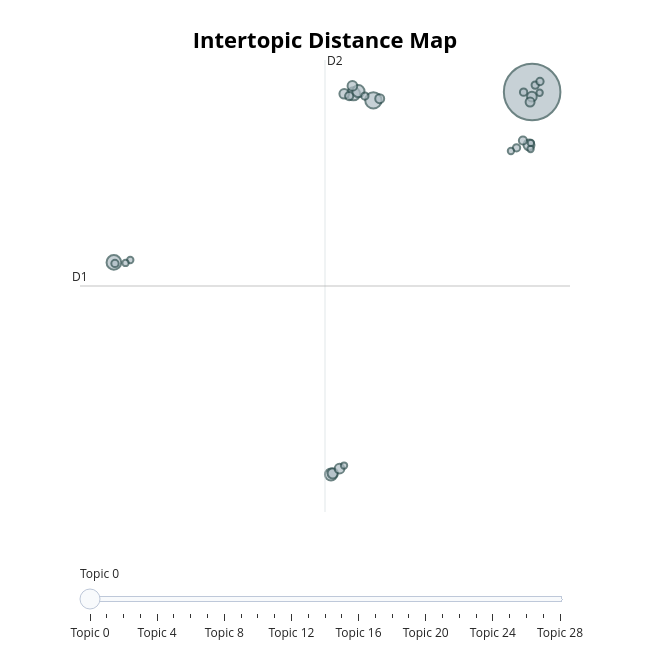

Notebook code for this chart:
### Code cell
topic_model.visualize_topics()

### Figure 1 — Plotly figure (JSON) as saved in the notebook; plotly's stock layout.template omitted (floating-point values rounded to 4 significant figures)
{"data": [{"customdata": [[0, "3d | graphs | 2d | experiment | charts", 239], [1, "experiment | results | purpose | know | purpose experiment", 20], [2, "bars | experiment | heights | clearer | questions experimenter", 16], [3, "experiment | understand | better understand | helped | components", 13], [4, "app | bar sizes | shiny | sizes | randomly assigned", 11], [5, "experiment | abstract | study | process | insight", 11], [6, "study | estimate | comparing | goal study | goal", 9], [7, "sense | step | makes | makes sense | abstract", 8], [8, "visually impaired | impaired | visually | graphics visually | graphics", 7], [9, "specific | structure | specific criteria | broader | criteria", 7], [10, "detailed | exactly | important | read | design", 7], [11, "partipants | abstract explained | graphs | abstract | experiment", 7], [12, "impaired | visually impaired | visually | visual perception | investigating", 6], [13, "abstract | charts | printed | 3d | 3d printed", 6], [14, "ratios | simulate | size lines | numbers like | used numbers", 5], [15, "experimenter | did finish | didn participate | confused participating | accomplish study", 5], [16, "rendered 2d | model | printed model | rendered | 3d", 4], [17, "accuracy log | controlled whatnot | abstract known | depth perceptions | marked questions", 4], [18, "experiment confused | experiment | confused | thought | answer", 4], [19, "cleveland mcgill | mcgill | cleveland | reasoning | bars", 4], [20, "models | 2d | 2d models | 3d 2d | estimates", 4], [21, "like experiment | experiment | department | changed | learning", 4], [22, "models | significant | components clearer | clearer participant | 3d models", 3], [23, "confused | alternating experiment | averages method | averages | average outcomes", 3], [24, "blocks | blocks reading | options | block | abstract unclear", 3], [25, "research study | larger sample | study | stats | larger", 3], [26, "study | data | reason | better | best learned", 3], [27, "components | little | components clearer | component | believed components", 3], [28, "determine | certain height | clear meaning | abstract talking | 3d helped", 3]], "hovertemplate": "<b>Topic %{customdata[0]}</b><br>%{customdata[1]}<br>Size: %{customdata[2]}", "legendgroup": "", "marker": {"color": "#B0BEC5", "line": {"color": "DarkSlateGrey", "width": 2}, "size": [239, 20, 16, 13, 11, 11, 9, 8, 7, 7, 7, 7, 6, 6, 5, 5, 4, 4, 4, 4, 4, 4, 3, 3, 3, 3, 3, 3, 3], "sizemode": "area", "sizeref": 0.1494, "symbol": "circle"}, "mode": "markers", "name": "", "orientation": "v", "showlegend": false, "type": "scatter", "x": [8.885, 1.553, -10.43, 0.6332, -0.4034, 0.8617, 8.74, -0.3223, 8.874, 0.5847, 0.2079, -0.00928, 1.846, 8.789, 8.461, 0.434, 9.027, 8.49, 1.16, -10.38, 9.246, 8.165, 8.813, 7.906, -9.673, 8.827, 0.1985, 9.231, -9.892], "xaxis": "x", "y": [8.89, 8.33, -2.514, 8.769, -16.71, 8.944, 5.346, -16.63, 8.574, 9.294, 8.769, -16.31, 8.44, 8.216, 5.643, 8.612, 9.35, 8.876, 8.615, -2.584, 9.59, 5.153, 5.075, 4.937, -2.353, 5.479, -16.11, 8.836, -2.549], "yaxis": "y"}], "layout": {"annotations": [{"showarrow": false, "text": "D1", "x": -11.99, "y": -4.093, "yshift": 10}, {"showarrow": false, "text": "D2", "x": -0.6809, "xshift": 10, "y": 11.03}], "height": 650, "hoverlabel": {"bgcolor": "white", "font": {"family": "Rockwell", "size": 16}}, "legend": {"itemsizing": "constant", "tracegroupgap": 0}, "margin": {"t": 60}, "shapes": [{"line": {"color": "#CFD8DC", "width": 2}, "type": "line", "x0": -0.6809, "x1": -0.6809, "y0": -19.21, "y1": 11.03}, {"line": {"color": "#9E9E9E", "width": 2}, "type": "line", "x0": -11.99, "x1": 10.63, "y0": -4.093, "y1": -4.093}], "sliders": [{"active": 0, "pad": {"t": 50}, "steps": [{"args": [{"marker.color": [["red", "#B0BEC5", "#B0BEC5", "#B0BEC5", "#B0BEC5", "#B0BEC5", "#B0BEC5", "#B0BEC5", "#B0BEC5", "#B0BEC5", "#B0BEC5", "#B0BEC5", "#B0BEC5", "#B0BEC5", "#B0BEC5", "#B0BEC5", "#B0BEC5", "#B0BEC5", "#B0BEC5", "#B0BEC5", "#B0BEC5", "#B0BEC5", "#B0BEC5", "#B0BEC5", "#B0BEC5", "#B0BEC5", "#B0BEC5", "#B0BEC5", "#B0BEC5"]]}], "label": "Topic 0", "method": "update"}, {"args": [{"marker.color": [["#B0BEC5", "red", "#B0BEC5", "#B0BEC5", "#B0BEC5", "#B0BEC5", "#B0BEC5", "#B0BEC5", "#B0BEC5", "#B0BEC5", "#B0BEC5", "#B0BEC5", "#B0BEC5", "#B0BEC5", "#B0BEC5", "#B0BEC5", "#B0BEC5", "#B0BEC5", "#B0BEC5", "#B0BEC5", "#B0BEC5", "#B0BEC5", "#B0BEC5", "#B0BEC5", "#B0BEC5", "#B0BEC5", "#B0BEC5", "#B0BEC5", "#B0BEC5"]]}], "label": "Topic 1", "method": "update"}, {"args": [{"marker.color": [["#B0BEC5", "#B0BEC5", "red", "#B0BEC5", "#B0BEC5", "#B0BEC5", "#B0BEC5", "#B0BEC5", "#B0BEC5", "#B0BEC5", "#B0BEC5", "#B0BEC5", "#B0BEC5", "#B0BEC5", "#B0BEC5", "#B0BEC5", "#B0BEC5", "#B0BEC5", "#B0BEC5", "#B0BEC5", "#B0BEC5", "#B0BEC5", "#B0BEC5", "#B0BEC5", "#B0BEC5", "#B0BEC5", "#B0BEC5", "#B0BEC5", "#B0BEC5"]]}], "label": "Topic 2", "method": "update"}, {"args": [{"marker.color": [["#B0BEC5", "#B0BEC5", "#B0BEC5", "red", "#B0BEC5", "#B0BEC5", "#B0BEC5", "#B0BEC5", "#B0BEC5", "#B0BEC5", "#B0BEC5", "#B0BEC5", "#B0BEC5", "#B0BEC5", "#B0BEC5", "#B0BEC5", "#B0BEC5", "#B0BEC5", "#B0BEC5", "#B0BEC5", "#B0BEC5", "#B0BEC5", "#B0BEC5", "#B0BEC5", "#B0BEC5", "#B0BEC5", "#B0BEC5", "#B0BEC5", "#B0BEC5"]]}], "label": "Topic 3", "method": "update"}, {"args": [{"marker.color": [["#B0BEC5", "#B0BEC5", "#B0BEC5", "#B0BEC5", "red", "#B0BEC5", "#B0BEC5", "#B0BEC5", "#B0BEC5", "#B0BEC5", "#B0BEC5", "#B0BEC5", "#B0BEC5", "#B0BEC5", "#B0BEC5", "#B0BEC5", "#B0BEC5", "#B0BEC5", "#B0BEC5", "#B0BEC5", "#B0BEC5", "#B0BEC5", "#B0BEC5", "#B0BEC5", "#B0BEC5", "#B0BEC5", "#B0BEC5", "#B0BEC5", "#B0BEC5"]]}], "label": "Topic 4", "method": "update"}, {"args": [{"marker.color": [["#B0BEC5", "#B0BEC5", "#B0BEC5", "#B0BEC5", "#B0BEC5", "red", "#B0BEC5", "#B0BEC5", "#B0BEC5", "#B0BEC5", "#B0BEC5", "#B0BEC5", "#B0BEC5", "#B0BEC5", "#B0BEC5", "#B0BEC5", "#B0BEC5", "#B0BEC5", "#B0BEC5", "#B0BEC5", "#B0BEC5", "#B0BEC5", "#B0BEC5", "#B0BEC5", "#B0BEC5", "#B0BEC5", "#B0BEC5", "#B0BEC5", "#B0BEC5"]]}], "label": "Topic 5", "method": "update"}, {"args": [{"marker.color": [["#B0BEC5", "#B0BEC5", "#B0BEC5", "#B0BEC5", "#B0BEC5", "#B0BEC5", "red", "#B0BEC5", "#B0BEC5", "#B0BEC5", "#B0BEC5", "#B0BEC5", "#B0BEC5", "#B0BEC5", "#B0BEC5", "#B0BEC5", "#B0BEC5", "#B0BEC5", "#B0BEC5", "#B0BEC5", "#B0BEC5", "#B0BEC5", "#B0BEC5", "#B0BEC5", "#B0BEC5", "#B0BEC5", "#B0BEC5", "#B0BEC5", "#B0BEC5"]]}], "label": "Topic 6", "method": "update"}, {"args": [{"marker.color": [["#B0BEC5", "#B0BEC5", "#B0BEC5", "#B0BEC5", "#B0BEC5", "#B0BEC5", "#B0BEC5", "red", "#B0BEC5", "#B0BEC5", "#B0BEC5", "#B0BEC5", "#B0BEC5", "#B0BEC5", "#B0BEC5", "#B0BEC5", "#B0BEC5", "#B0BEC5", "#B0BEC5", "#B0BEC5", "#B0BEC5", "#B0BEC5", "#B0BEC5", "#B0BEC5", "#B0BEC5", "#B0BEC5", "#B0BEC5", "#B0BEC5", "#B0BEC5"]]}], "label": "Topic 7", "method": "update"}, {"args": [{"marker.color": [["#B0BEC5", "#B0BEC5", "#B0BEC5", "#B0BEC5", "#B0BEC5", "#B0BEC5", "#B0BEC5", "#B0BEC5", "red", "#B0BEC5", "#B0BEC5", "#B0BEC5", "#B0BEC5", "#B0BEC5", "#B0BEC5", "#B0BEC5", "#B0BEC5", "#B0BEC5", "#B0BEC5", "#B0BEC5", "#B0BEC5", "#B0BEC5", "#B0BEC5", "#B0BEC5", "#B0BEC5", "#B0BEC5", "#B0BEC5", "#B0BEC5", "#B0BEC5"]]}], "label": "Topic 8", "method": "update"}, {"args": [{"marker.color": [["#B0BEC5", "#B0BEC5", "#B0BEC5", "#B0BEC5", "#B0BEC5", "#B0BEC5", "#B0BEC5", "#B0BEC5", "#B0BEC5", "red", "#B0BEC5", "#B0BEC5", "#B0BEC5", "#B0BEC5", "#B0BEC5", "#B0BEC5", "#B0BEC5", "#B0BEC5", "#B0BEC5", "#B0BEC5", "#B0BEC5", "#B0BEC5", "#B0BEC5", "#B0BEC5", "#B0BEC5", "#B0BEC5", "#B0BEC5", "#B0BEC5", "#B0BEC5"]]}], "label": "Topic 9", "method": "update"}, {"args": [{"marker.color": [["#B0BEC5", "#B0BEC5", "#B0BEC5", "#B0BEC5", "#B0BEC5", "#B0BEC5", "#B0BEC5", "#B0BEC5", "#B0BEC5", "#B0BEC5", "red", "#B0BEC5", "#B0BEC5", "#B0BEC5", "#B0BEC5", "#B0BEC5", "#B0BEC5", "#B0BEC5", "#B0BEC5", "#B0BEC5", "#B0BEC5", "#B0BEC5", "#B0BEC5", "#B0BEC5", "#B0BEC5", "#B0BEC5", "#B0BEC5", "#B0BEC5", "#B0BEC5"]]}], "label": "Topic 10", "method": "update"}, {"args": [{"marker.color": [["#B0BEC5", "#B0BEC5", "#B0BEC5", "#B0BEC5", "#B0BEC5", "#B0BEC5", "#B0BEC5", "#B0BEC5", "#B0BEC5", "#B0BEC5", "#B0BEC5", "red", "#B0BEC5", "#B0BEC5", "#B0BEC5", "#B0BEC5", "#B0BEC5", "#B0BEC5", "#B0BEC5", "#B0BEC5", "#B0BEC5", "#B0BEC5", "#B0BEC5", "#B0BEC5", "#B0BEC5", "#B0BEC5", "#B0BEC5", "#B0BEC5", "#B0BEC5"]]}], "label": "Topic 11", "method": "update"}, {"args": [{"marker.color": [["#B0BEC5", "#B0BEC5", "#B0BEC5", "#B0BEC5", "#B0BEC5", "#B0BEC5", "#B0BEC5", "#B0BEC5", "#B0BEC5", "#B0BEC5", "#B0BEC5", "#B0BEC5", "red", "#B0BEC5", "#B0BEC5", "#B0BEC5", "#B0BEC5", "#B0BEC5", "#B0BEC5", "#B0BEC5", "#B0BEC5", "#B0BEC5", "#B0BEC5", "#B0BEC5", "#B0BEC5", "#B0BEC5", "#B0BEC5", "#B0BEC5", "#B0BEC5"]]}], "label": "Topic 12", "method": "update"}, {"args": [{"marker.color": [["#B0BEC5", "#B0BEC5", "#B0BEC5", "#B0BEC5", "#B0BEC5", "#B0BEC5", "#B0BEC5", "#B0BEC5", "#B0BEC5", "#B0BEC5", "#B0BEC5", "#B0BEC5", "#B0BEC5", "red", "#B0BEC5", "#B0BEC5", "#B0BEC5", "#B0BEC5", "#B0BEC5", "#B0BEC5", "#B0BEC5", "#B0BEC5", "#B0BEC5", "#B0BEC5", "#B0BEC5", "#B0BEC5", "#B0BEC5", "#B0BEC5", "#B0BEC5"]]}], "label": "Topic 13", "method": "update"}, {"args": [{"marker.color": [["#B0BEC5", "#B0BEC5", "#B0BEC5", "#B0BEC5", "#B0BEC5", "#B0BEC5", "#B0BEC5", "#B0BEC5", "#B0BEC5", "#B0BEC5", "#B0BEC5", "#B0BEC5", "#B0BEC5", "#B0BEC5", "red", "#B0BEC5", "#B0BEC5", "#B0BEC5", "#B0BEC5", "#B0BEC5", "#B0BEC5", "#B0BEC5", "#B0BEC5", "#B0BEC5", "#B0BEC5", "#B0BEC5", "#B0BEC5", "#B0BEC5", "#B0BEC5"]]}], "label": "Topic 14", "method": "update"}, {"args": [{"marker.color": [["#B0BEC5", "#B0BEC5", "#B0BEC5", "#B0BEC5", "#B0BEC5", "#B0BEC5", "#B0BEC5", "#B0BEC5", "#B0BEC5", "#B0BEC5", "#B0BEC5", "#B0BEC5", "#B0BEC5", "#B0BEC5", "#B0BEC5", "red", "#B0BEC5", "#B0BEC5", "#B0BEC5", "#B0BEC5", "#B0BEC5", "#B0BEC5", "#B0BEC5", "#B0BEC5", "#B0BEC5", "#B0BEC5", "#B0BEC5", "#B0BEC5", "#B0BEC5"]]}], "label": "Topic 15", "method": "update"}, {"args": [{"marker.color": [["#B0BEC5", "#B0BEC5", "#B0BEC5", "#B0BEC5", "#B0BEC5", "#B0BEC5", "#B0BEC5", "#B0BEC5", "#B0BEC5", "#B0BEC5", "#B0BEC5", "#B0BEC5", "#B0BEC5", "#B0BEC5", "#B0BEC5", "#B0BEC5", "red", "#B0BEC5", "#B0BEC5", "#B0BEC5", "#B0BEC5", "#B0BEC5", "#B0BEC5", "#B0BEC5", "#B0BEC5", "#B0BEC5", "#B0BEC5", "#B0BEC5", "#B0BEC5"]]}], "label": "Topic 16", "method": "update"}, {"args": [{"marker.color": [["#B0BEC5", "#B0BEC5", "#B0BEC5", "#B0BEC5", "#B0BEC5", "#B0BEC5", "#B0BEC5", "#B0BEC5", "#B0BEC5", "#B0BEC5", "#B0BEC5", "#B0BEC5", "#B0BEC5", "#B0BEC5", "#B0BEC5", "#B0BEC5", "#B0BEC5", "red", "#B0BEC5", "#B0BEC5", "#B0BEC5", "#B0BEC5", "#B0BEC5", "#B0BEC5", "#B0BEC5", "#B0BEC5", "#B0BEC5", "#B0BEC5", "#B0BEC5"]]}], "label": "Topic 17", "method": "update"}, {"args": [{"marker.color": [["#B0BEC5", "#B0BEC5", "#B0BEC5", "#B0BEC5", "#B0BEC5", "#B0BEC5", "#B0BEC5", "#B0BEC5", "#B0BEC5", "#B0BEC5", "#B0BEC5", "#B0BEC5", "#B0BEC5", "#B0BEC5", "#B0BEC5", "#B0BEC5", "#B0BEC5", "#B0BEC5", "red", "#B0BEC5", "#B0BEC5", "#B0BEC5", "#B0BEC5", "#B0BEC5", "#B0BEC5", "#B0BEC5", "#B0BEC5", "#B0BEC5", "#B0BEC5"]]}], "label": "Topic 18", "method": "update"}, {"args": [{"marker.color": [["#B0BEC5", "#B0BEC5", "#B0BEC5", "#B0BEC5", "#B0BEC5", "#B0BEC5", "#B0BEC5", "#B0BEC5", "#B0BEC5", "#B0BEC5", "#B0BEC5", "#B0BEC5", "#B0BEC5", "#B0BEC5", "#B0BEC5", "#B0BEC5", "#B0BEC5", "#B0BEC5", "#B0BEC5", "red", "#B0BEC5", "#B0BEC5", "#B0BEC5", "#B0BEC5", "#B0BEC5", "#B0BEC5", "#B0BEC5", "#B0BEC5", "#B0BEC5"]]}], "label": "Topic 19", "method": "update"}, {"args": [{"marker.color": [["#B0BEC5", "#B0BEC5", "#B0BEC5", "#B0BEC5", "#B0BEC5", "#B0BEC5", "#B0BEC5", "#B0BEC5", "#B0BEC5", "#B0BEC5", "#B0BEC5", "#B0BEC5", "#B0BEC5", "#B0BEC5", "#B0BEC5", "#B0BEC5", "#B0BEC5", "#B0BEC5", "#B0BEC5", "#B0BEC5", "red", "#B0BEC5", "#B0BEC5", "#B0BEC5", "#B0BEC5", "#B0BEC5", "#B0BEC5", "#B0BEC5", "#B0BEC5"]]}], "label": "Topic 20", "method": "update"}, {"args": [{"marker.color": [["#B0BEC5", "#B0BEC5", "#B0BEC5", "#B0BEC5", "#B0BEC5", "#B0BEC5", "#B0BEC5", "#B0BEC5", "#B0BEC5", "#B0BEC5", "#B0BEC5", "#B0BEC5", "#B0BEC5", "#B0BEC5", "#B0BEC5", "#B0BEC5", "#B0BEC5", "#B0BEC5", "#B0BEC5", "#B0BEC5", "#B0BEC5", "red", "#B0BEC5", "#B0BEC5", "#B0BEC5", "#B0BEC5", "#B0BEC5", "#B0BEC5", "#B0BEC5"]]}], "label": "Topic 21", "method": "update"}, {"args": [{"marker.color": [["#B0BEC5", "#B0BEC5", "#B0BEC5", "#B0BEC5", "#B0BEC5", "#B0BEC5", "#B0BEC5", "#B0BEC5", "#B0BEC5", "#B0BEC5", "#B0BEC5", "#B0BEC5", "#B0BEC5", "#B0BEC5", "#B0BEC5", "#B0BEC5", "#B0BEC5", "#B0BEC5", "#B0BEC5", "#B0BEC5", "#B0BEC5", "#B0BEC5", "red", "#B0BEC5", "#B0BEC5", "#B0BEC5", "#B0BEC5", "#B0BEC5", "#B0BEC5"]]}], "label": "Topic 22", "method": "update"}, {"args": [{"marker.color": [["#B0BEC5", "#B0BEC5", "#B0BEC5", "#B0BEC5", "#B0BEC5", "#B0BEC5", "#B0BEC5", "#B0BEC5", "#B0BEC5", "#B0BEC5", "#B0BEC5", "#B0BEC5", "#B0BEC5", "#B0BEC5", "#B0BEC5", "#B0BEC5", "#B0BEC5", "#B0BEC5", "#B0BEC5", "#B0BEC5", "#B0BEC5", "#B0BEC5", "#B0BEC5", "red", "#B0BEC5", "#B0BEC5", "#B0BEC5", "#B0BEC5", "#B0BEC5"]]}], "label": "Topic 23", "method": "update"}, {"args": [{"marker.color": [["#B0BEC5", "#B0BEC5", "#B0BEC5", "#B0BEC5", "#B0BEC5", "#B0BEC5", "#B0BEC5", "#B0BEC5", "#B0BEC5", "#B0BEC5", "#B0BEC5", "#B0BEC5", "#B0BEC5", "#B0BEC5", "#B0BEC5", "#B0BEC5", "#B0BEC5", "#B0BEC5", "#B0BEC5", "#B0BEC5", "#B0BEC5", "#B0BEC5", "#B0BEC5", "#B0BEC5", "red", "#B0BEC5", "#B0BEC5", "#B0BEC5", "#B0BEC5"]]}], "label": "Topic 24", "method": "update"}, {"args": [{"marker.color": [["#B0BEC5", "#B0BEC5", "#B0BEC5", "#B0BEC5", "#B0BEC5", "#B0BEC5", "#B0BEC5", "#B0BEC5", "#B0BEC5", "#B0BEC5", "#B0BEC5", "#B0BEC5", "#B0BEC5", "#B0BEC5", "#B0BEC5", "#B0BEC5", "#B0BEC5", "#B0BEC5", "#B0BEC5", "#B0BEC5", "#B0BEC5", "#B0BEC5", "#B0BEC5", "#B0BEC5", "#B0BEC5", "red", "#B0BEC5", "#B0BEC5", "#B0BEC5"]]}], "label": "Topic 25", "method": "update"}, {"args": [{"marker.color": [["#B0BEC5", "#B0BEC5", "#B0BEC5", "#B0BEC5", "#B0BEC5", "#B0BEC5", "#B0BEC5", "#B0BEC5", "#B0BEC5", "#B0BEC5", "#B0BEC5", "#B0BEC5", "#B0BEC5", "#B0BEC5", "#B0BEC5", "#B0BEC5", "#B0BEC5", "#B0BEC5", "#B0BEC5", "#B0BEC5", "#B0BEC5", "#B0BEC5", "#B0BEC5", "#B0BEC5", "#B0BEC5", "#B0BEC5", "red", "#B0BEC5", "#B0BEC5"]]}], "label": "Topic 26", "method": "update"}, {"args": [{"marker.color": [["#B0BEC5", "#B0BEC5", "#B0BEC5", "#B0BEC5", "#B0BEC5", "#B0BEC5", "#B0BEC5", "#B0BEC5", "#B0BEC5", "#B0BEC5", "#B0BEC5", "#B0BEC5", "#B0BEC5", "#B0BEC5", "#B0BEC5", "#B0BEC5", "#B0BEC5", "#B0BEC5", "#B0BEC5", "#B0BEC5", "#B0BEC5", "#B0BEC5", "#B0BEC5", "#B0BEC5", "#B0BEC5", "#B0BEC5", "#B0BEC5", "red", "#B0BEC5"]]}], "label": "Topic 27", "method": "update"}, {"args": [{"marker.color": [["#B0BEC5", "#B0BEC5", "#B0BEC5", "#B0BEC5", "#B0BEC5", "#B0BEC5", "#B0BEC5", "#B0BEC5", "#B0BEC5", "#B0BEC5", "#B0BEC5", "#B0BEC5", "#B0BEC5", "#B0BEC5", "#B0BEC5", "#B0BEC5", "#B0BEC5", "#B0BEC5", "#B0BEC5", "#B0BEC5", "#B0BEC5", "#B0BEC5", "#B0BEC5", "#B0BEC5", "#B0BEC5", "#B0BEC5", "#B0BEC5", "#B0BEC5", "red"]]}], "label": "Topic 28", "method": "update"}]}], "title": {"font": {"color": "Black", "size": 22}, "text": "<b>Intertopic Distance Map</b>", "x": 0.5, "xanchor": "center", "y": 0.95, "yanchor": "top"}, "width": 650, "xaxis": {"anchor": "y", "domain": [0, 1], "range": [-11.99, 10.63], "title": {"text": ""}, "visible": false}, "yaxis": {"anchor": "x", "domain": [0, 1], "range": [-19.21, 11.03], "title": {"text": ""}, "visible": false}}}
